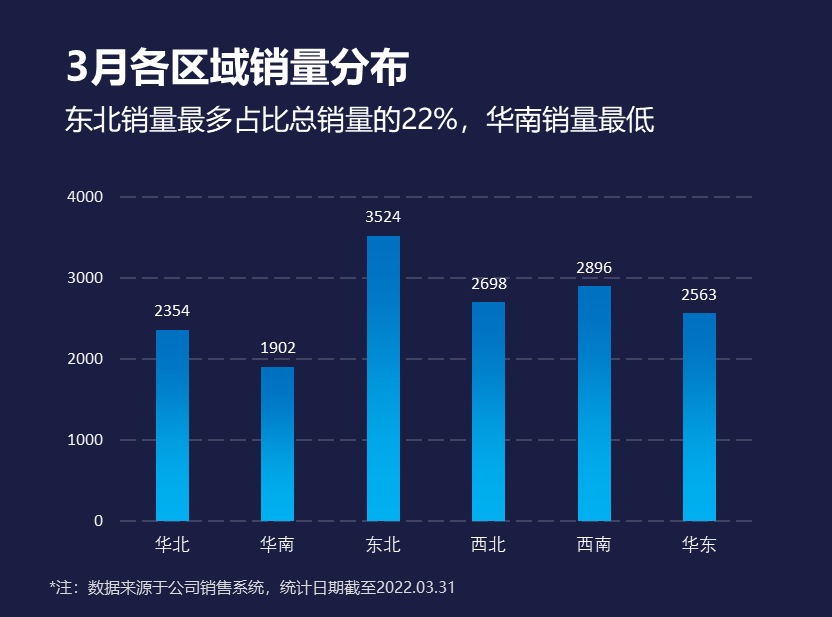
#> input picture claude/reference/chart1_excel.png, 832 x 617 px
$ python compare_reference.py
#> lines starting #> are read from the running program, lines starting #| are printed output that depends on the picture; after the words box and inside, x2 and y2 are one past the last pixel; in counts of white or black regions, pixels touching at a corner belong together
# -*- coding: utf-8 -*-
"""对比复刻图与 Excel 原始导出图，输出逐项几何差异。"""

import numpy as np
from PIL import Image

REF = "reference/chart1_excel.png"
OUT = "chart1_gradient_bar.png"


def bands(mask, rows_min=1, gap=3):
    rows = mask.sum(1)
    ys = np.where(rows >= rows_min)[0]
    if len(ys) == 0:
        return []
    out = []
    start = prev = ys[0]
    for y in ys[1:]:
        if y > prev + gap:
            out.append((int(start), int(prev)))
            start = y
        prev = y
    out.append((int(start), int(prev)))
    return out


def analyse(path):
#> called with path = 'reference/chart1_excel.png'
    a = np.array(Image.open(path).convert("RGB")).astype(int)
    bg = np.array([26, 30, 67])
    bright = a.sum(2) > 420
#> bright: shape (617, 832) bool; 3.2% white; 182 white regions (40 under 20 px), largest, box (x1, y1, x2, y2) and area: (173, 49, 209, 84) 800, (91, 49, 125, 86) 763, (371, 48, 409, 86) 762
    bars = (a[:, :, 2] > 150) & (a[:, :, 0] < 60) & (a[:, :, 1] > 90) & (a[:, :, 1] < 200)
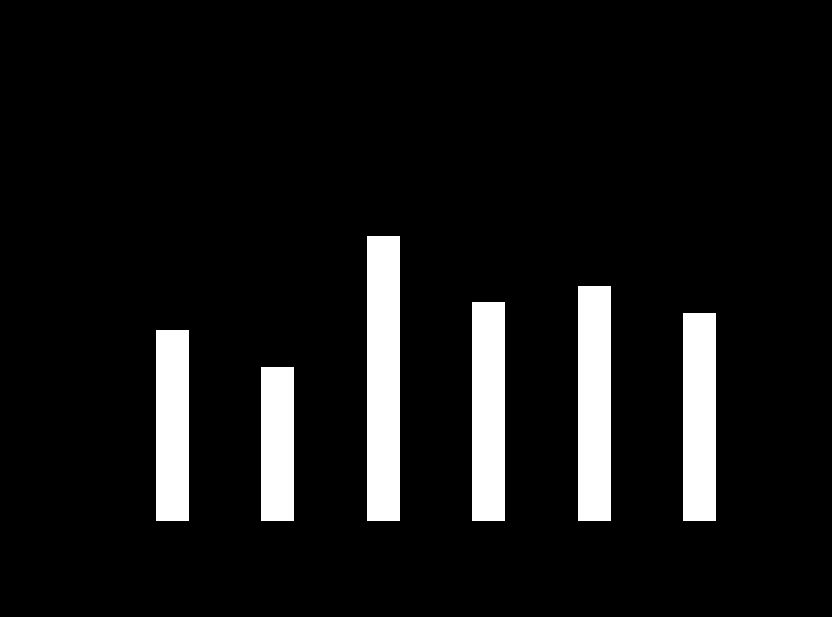
#> bars: shape (617, 832) bool; 8.3% white; 6 white regions, box (x1, y1, x2, y2) and area: (367, 236, 400, 521) 9405, (578, 286, 611, 521) 7755, (472, 302, 505, 521) 7227, (683, 313, 716, 521) 6864, (156, 330, 189, 521) 6303, (261, 367, 294, 521) 5082

    info = {"size": a.shape[1::-1]}
#> info = {'size': (832, 617)}

    # 柱体几何
    cols = np.where(bars.sum(0) > 5)[0]
#> cols = 198 values from 156 to 715
    groups = []
    if len(cols):
        s = p = cols[0]
#> s = 156; p = 156
        for x in cols[1:]:
            if x > p + 3:
                groups.append((int(s), int(p)))
                s = x
            p = x
#> this loop made 197 passes
#> (x, s, p) on pass 33: (261, 261, 261)
#> s on passes 66, 99, 132, 165: 367, 472, 578, 683
#> after the loop, groups = [(156, 188), (261, 293), (367, 399), (472, 504), (578, 610)]
        groups.append((int(s), int(p)))
    info["bars"] = [
        (g[0], g[1], int(np.where(bars[:, (g[0] + g[1]) // 2])[0].min()),
         int(np.where(bars[:, (g[0] + g[1]) // 2])[0].max()))
        for g in groups
    ]

    # 文本条带（排除柱体所在列）
    text = bright.copy()
    for g in groups:
        text[:, g[0]:g[1] + 1] = False
#> this loop made 6 passes
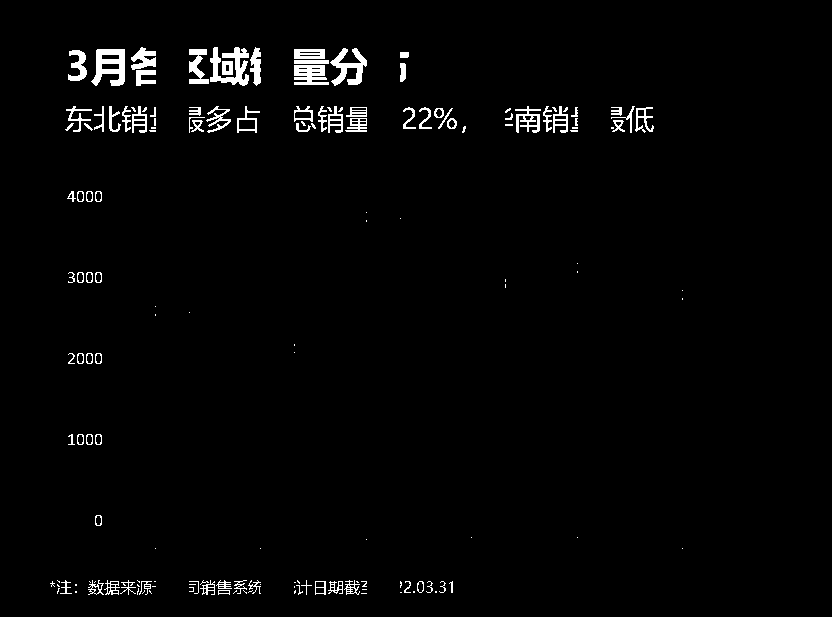
#> text: shape (617, 832) bool; 2.1% white; 157 white regions (72 under 20 px), largest, box (x1, y1, x2, y2) and area: (91, 49, 125, 86) 763, (210, 47, 249, 86) 759, (330, 48, 367, 86) 644
    info["text_bands"] = []
    for y0, y1 in bands(text, rows_min=1):
#> in bands, `start = prev = ys[0]`: start = 47
        cs = np.where(text[y0:y1 + 1].sum(0) > 0)[0]
        if len(cs) == 0:
            continue
        info["text_bands"].append((y0, y1, int(cs.min()), int(cs.max())))
#> this loop made 17 passes

    # 网格线
    gl = (np.abs(a - np.array([64, 67, 97])).sum(2) < 30)
#> gl: shape (617, 832) bool; 0.94% white in thin lines or dots, all inside (x1, y1, x2, y2) = (49, 47, 752, 595)
    rows = gl.sum(1)
#> rows = 617 values, max 467 at index 196, min 0 at index 0, mean 7.78
    info["grid_y"] = [int(y) for y in np.where(rows > 50)[0]]
    return info, a


def main():
    ri, ra = analyse(REF)
#> ri = 4 items
    oi, oa = analyse(OUT)
#> call 2 of analyse, with path = 'chart1_gradient_bar.png'
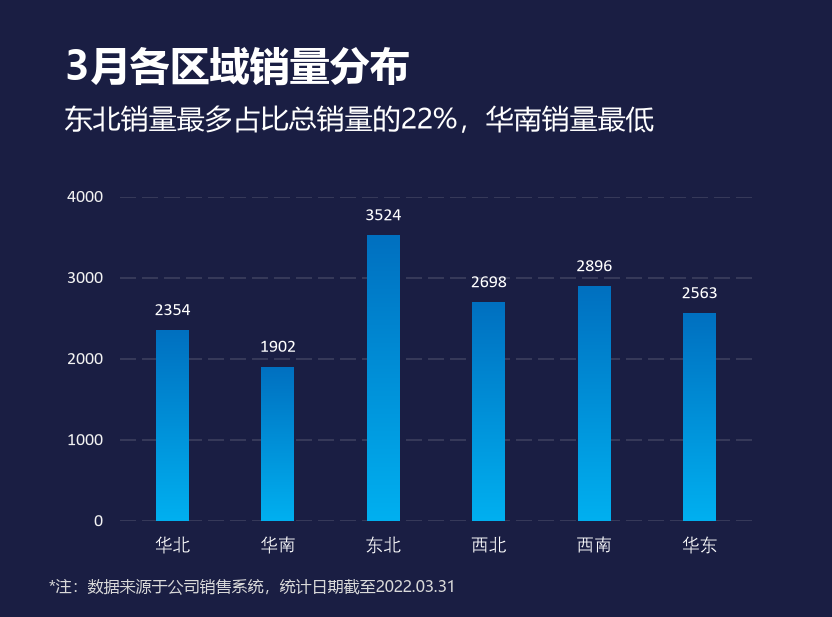
#> input picture claude/chart1_gradient_bar.png, 832 x 617 px
#> in analyse (call 2), `bright = a.sum(2) > 420`:
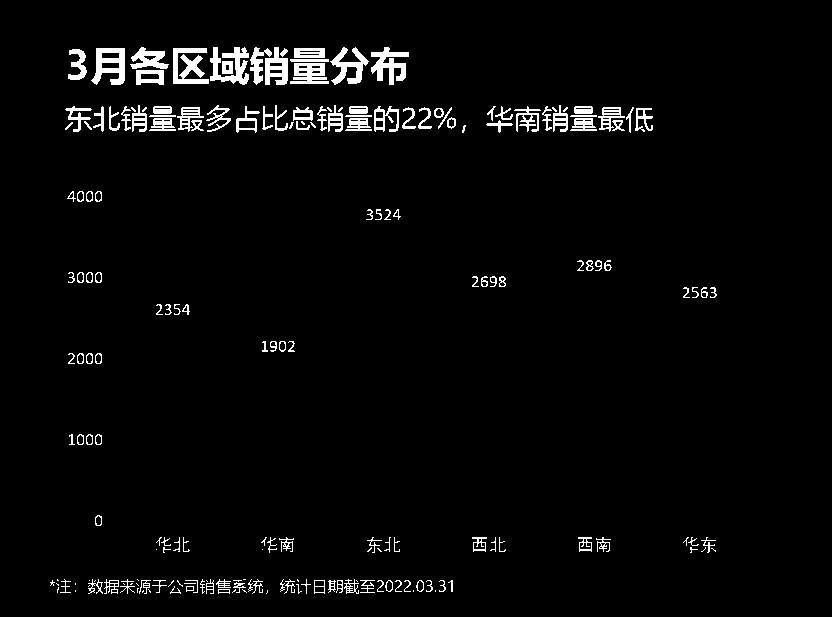
#> bright: shape (617, 832) bool; 3.2% white; 196 white regions (51 under 20 px), largest, box (x1, y1, x2, y2) and area: (173, 48, 209, 84) 769, (210, 47, 249, 85) 749, (91, 48, 125, 85) 747
#> in analyse (call 2), `s = p = cols[0]`: s = 156
#> the loop in analyse (call 2), `for x in cols[1:]:` made 197 passes
#> the loop in analyse (call 2), `for g in groups:` made 6 passes
#> after the loop in analyse (call 2), `for g in groups:`:
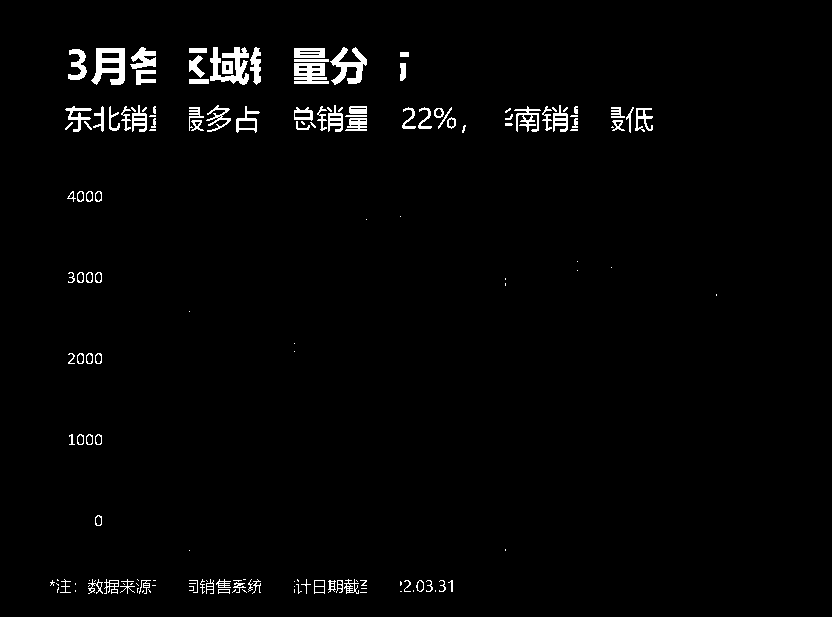
#> text: shape (617, 832) bool; 2.1% white; 158 white regions (65 under 20 px), largest, box (x1, y1, x2, y2) and area: (210, 47, 249, 85) 749, (91, 48, 125, 85) 747, (330, 47, 367, 85) 633
#> the loop in analyse (call 2), `for y0, y1 in bands(text, rows_min=1):` made 14 passes
#> (y0, y1) on passes 1, 2, 3, 6, 10, 11, 14: (47, 84), (105, 132), (191, 201), (267, 285), (351, 363), (434, 444), (579, 593)
#> (y0, y1, cs) on passes 4, 5, 7, 8, 9, 12: (216, 219, [366, 400]), (261, 261, [577]), (294, 295, [716]), (311, 311, [189]), (343, 343, [294]), (515, 525, [95, 96, 97, 98, 99, 100, 101])
#> in analyse (call 2), `gl = (np.abs(a - np.array([64, 67, 97])).sum(2) < 30)`:
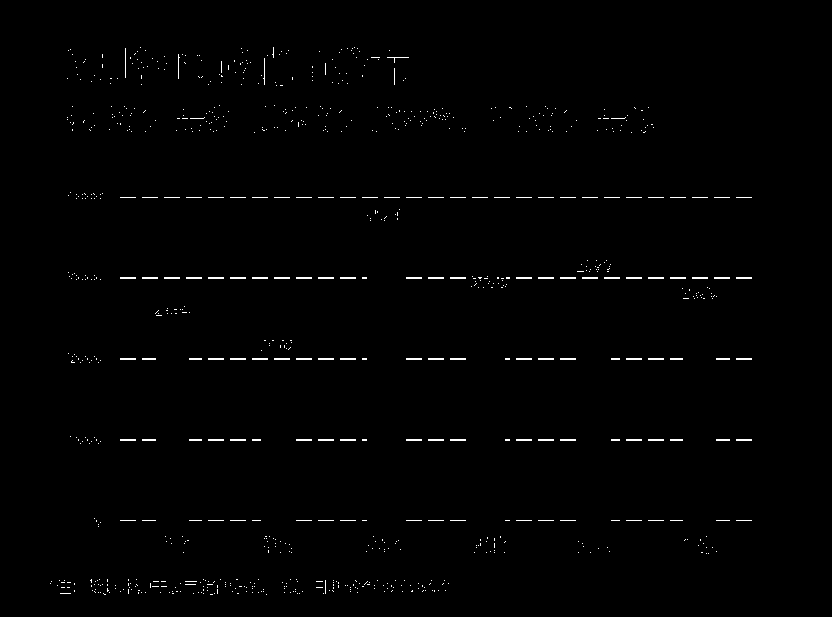
#> gl: shape (617, 832) bool; 0.82% white in thin lines or dots, all inside (x1, y1, x2, y2) = (50, 47, 752, 595)
#> in analyse (call 2), `rows = gl.sum(1)`: rows = 617 values, max 464 at index 197, min 0 at index 0, mean 6.85
#> oi = 4 items

    print("size        ref=%s out=%s" % (ri["size"], oi["size"]))
#| size        ref=(832, 617) out=(832, 617)
    print()
    print("柱体 (x0,x1,ytop,ybot):")
    for r, o in zip(ri["bars"], oi["bars"]):
        print("   ref %-24s out %-24s  dx=%s dy=%s" % (r, o, o[0] - r[0], o[2] - r[2]))
#> this loop made 6 passes
#> o on passes 1, 2, 4, 5, 6: (156, 188, 330, 520), (261, 293, 367, 520), (472, 504, 302, 520), (578, 610, 286, 520), (683, 715, 313, 520)
#> (r, o) on pass 3: ((367, 399, 236, 520), (367, 399, 235, 520))
#|    ref (156, 188, 330, 520)     out (156, 188, 330, 520)      dx=0 dy=0
#|    ref (261, 293, 367, 520)     out (261, 293, 367, 520)      dx=0 dy=0
#|    ref (367, 399, 236, 520)     out (367, 399, 235, 520)      dx=0 dy=-1
#|    ref (472, 504, 302, 520)     out (472, 504, 302, 520)      dx=0 dy=0
#|    ref (578, 610, 286, 520)     out (578, 610, 286, 520)      dx=0 dy=0
#|    ref (683, 715, 313, 520)     out (683, 715, 313, 520)      dx=0 dy=0
    print()
    print("网格线 y:")
    print("   ref", ri["grid_y"])
#|    ref [196, 197, 277, 278, 358, 359, 439, 440, 520, 521]
    print("   out", oi["grid_y"])
#|    out [197, 277, 278, 358, 359, 439, 440, 520]
    print()
    print("水平/垂直条带 (y0,y1,xmin,xmax):")
    print("  ref:")
    for b in ri["text_bands"]:
        print("    ", b)
#> this loop made 17 passes
#> b on passes 1 to 12: (47, 85, 68, 408), (106, 132, 65, 653), (191, 201, 67, 101), (212, 212, 366, 366), (218, 221, 366, 400), (263, 263, 577, 577), (271, 290, 68, 682), (298, 299, 682, 682), (306, 306, 155, 155), (312, 315, 155, 189), (344, 345, 294, 294), (352, 363, 68, 294)
#|      (47, 85, 68, 408)
#|      (106, 132, 65, 653)
#|      (191, 201, 67, 101)
#|      (212, 212, 366, 366)
#|      (218, 221, 366, 400)
#|      (263, 263, 577, 577)
#|      (271, 290, 68, 682)
#|      (298, 299, 682, 682)
#> (further printed lines are left out)
    print("  out:")
    for b in oi["text_bands"]:
        print("    ", b)
#> this loop made 14 passes
#> b on passes 1 to 12: (47, 84, 68, 408), (105, 132, 65, 652), (191, 201, 67, 101), (216, 219, 366, 400), (261, 261, 577, 577), (267, 285, 68, 611), (294, 295, 716, 716), (311, 311, 189, 189), (343, 343, 294, 294), (351, 363, 68, 294), (434, 444, 69, 101), (515, 525, 95, 101)
#|      (47, 84, 68, 408)
#|      (105, 132, 65, 652)
#|      (191, 201, 67, 101)
#|      (216, 219, 366, 400)
#|      (261, 261, 577, 577)
#|      (267, 285, 68, 611)
#|      (294, 295, 716, 716)
#|      (311, 311, 189, 189)
#> (further printed lines are left out)

    diff = np.abs(ra - oa).mean()
#> diff = 3.27
    same = (np.abs(ra - oa).sum(2) < 12).mean()
#> same = 0.931
    print()
    print("平均通道误差 = %.2f / 255    像素近似一致率 = %.2f%%" % (diff, same * 100))
#| 平均通道误差 = 3.27 / 255    像素近似一致率 = 93.06%

    # 叠加对比图
    h = max(ra.shape[0], oa.shape[0])
#> h = 617
    w = ra.shape[1] + oa.shape[1] + 12
#> w = 1676
    canvas = np.full((h, w, 3), 255, np.uint8)
    canvas[:ra.shape[0], :ra.shape[1]] = ra
    canvas[:oa.shape[0], ra.shape[1] + 12:ra.shape[1] + 12 + oa.shape[1]] = oa
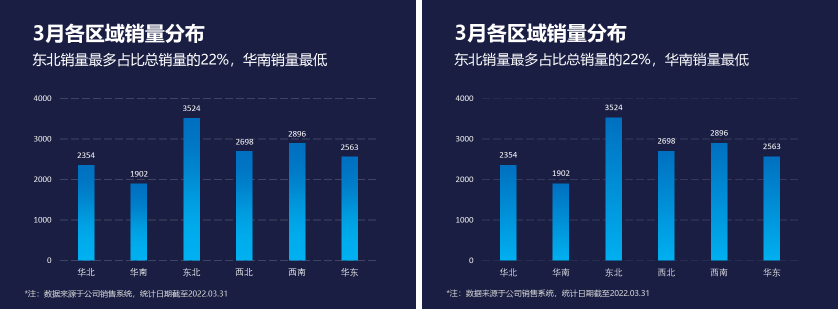
#> canvas: shape (617, 1676, 3) (shown at 1/2 size); mean R, G, B 32.6, 48, 86.4
    Image.fromarray(canvas).save("reference/side_by_side.png")

    blend = (ra * 0.5 + oa * 0.5).astype(np.uint8)
    Image.fromarray(blend).save("reference/overlay.png")
    print("已输出 reference/side_by_side.png 与 reference/overlay.png")


if __name__ == "__main__":
    main()
